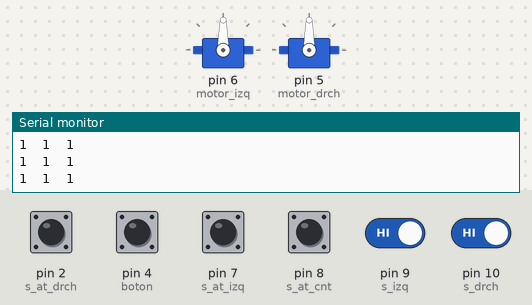
A sketch run on a simulated Arduino Uno, built with avr-gcc and run on an emulated ATmega328P. On the bench: 2 × servo, the last lines printed to the serial monitor. The test bench sets the inputs (shaded band); at power-on: pin 2 (s_at_drch), pin 4 (boton), pin 7 (s_at_izq), pin 8 (s_at_cnt), pin 9 (s_izq), pin 10 (s_drch) HIGH.

Above: at 1.2 s.
1.3 s: pin 4 (boton) pulled LOW for 0.15 s
3.3 s: pin 9 (s_izq) driven LOW
6.3 s: pin 9 (s_izq) driven HIGH
At 7.3 s:
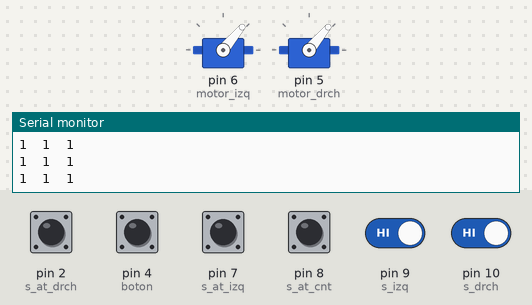
7.8 s: pin 10 (s_drch) driven LOW
At 8.03 s:
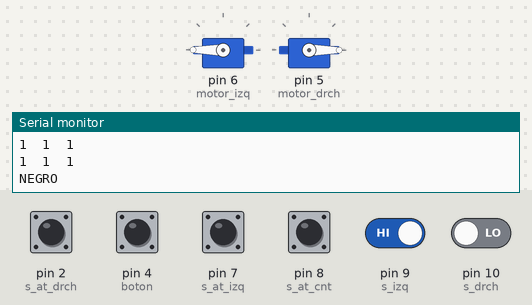
10.8 s: pin 4 (boton) pulled LOW for 1 s
13.3 s: pin 10 (s_drch) driven HIGH
Timing chart, 0 to 17.3 s (numbered marks = the images above; inputs shaded):
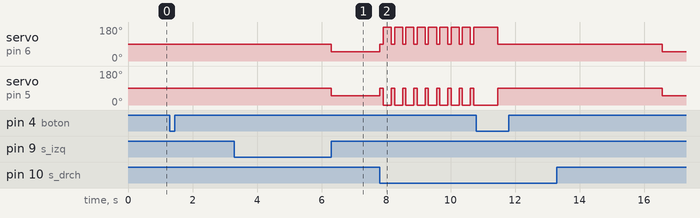

The sketch:

control_robot.ino
```cpp
//declaramos las librerias
#include <Servo.h>

//definicion de los pines
#define s_izq 9   //tcrt 5000 sensor de linea
#define s_drch 10 //tcrt 5000 sensor de linea
#define s_at_izq 7//fc-51 sensor de ataque
#define s_at_cnt 8   //fc-51 sensor de ataque
#define s_at_drch 2  //fc-51 sensor de ataque
#define boton 4
#define motor_izq 6//servomotor mg90s
#define motor_drch 5  //servomotor mg90s

//definimos los servos
Servo servo_drch;
Servo servo_izq;

//declaramos variables
boolean modo_combate = false;//el robot comienza parado
//almacena estado de los sensores
int estado_s_iqz;
int estado_s_drch;
int estado_s_at_izq;
int estado_s_at_cnt;
int estado_s_at_drch;


void setup() {
	//configuramos los pines
	pinMode(boton , INPUT_PULLUP);
	pinMode(s_izq , INPUT);
	pinMode(s_drch , INPUT);
  pinMode(s_at_izq , INPUT);
  pinMode(s_at_cnt , INPUT);
  pinMode(s_at_drch , INPUT);

	//configuramos los servos
  servo_izq.attach(motor_izq);
  servo_drch.attach(motor_drch);

	//puerto serie
 	Serial.begin(9600);

}

void loop() {
  //delay(50);
  leer_boton();
  leer_sensores_ataque();
  leer_sensores_line();

  if (modo_combate == false)
  {
    parado();
  }else{
    if (estado_s_drch == LOW ||estado_s_iqz == LOW ){
      Serial.println("NEGRO");
      evasion();
    }else{
      if ( estado_s_at_cnt == LOW || estado_s_at_izq == LOW || estado_s_at_drch == LOW ){
        Serial.println("EMALO");
        adelante();
      }else{
        girar_derecha();
      }
    }
  }

delay(50);
}

void leer_boton() {
 int estado_boton = digitalRead(boton);  //lee el estado del boton

  if (estado_boton == LOW) {
    modo_combate = !modo_combate;
    delay(500);
    if (modo_combate == true){
      Serial.println("ENTRANDO EN MODO COMBATE");
      delay(4500);
    }
    if(modo_combate == false){
       Serial.println("ENTRANDO EN MODO REPOSO");

    }
  }
}
//lee los sensores de ataque
void leer_sensores_ataque(){
  estado_s_at_izq = digitalRead(s_at_izq);
  estado_s_at_cnt = digitalRead(s_at_cnt);
  estado_s_at_drch = digitalRead(s_at_drch);
  Serial.print(estado_s_at_izq);
  Serial.print("\t");
  Serial.print(estado_s_at_cnt);
  Serial.print("\t");
  Serial.print(estado_s_at_drch);
  Serial.println("\t");

}
//lee los sensores de linea
void leer_sensores_line(){
  estado_s_drch = digitalRead(s_drch);
  estado_s_iqz = digitalRead(s_izq);

}

//maniobras de movimiento

void girar_derecha() {
  servo_drch.write(50);
  servo_izq.write(50);
  delay(50);
}

void girar_izquierda() {
  servo_drch.write(80);
  servo_izq.write(80);
  delay(50);
}

void adelante() {
  servo_drch.write(180);
  servo_izq.write(0);
  delay(100);
  //Serial.println("adelante");
}

void atras() {
  servo_drch.write(0);
  servo_izq.write(180);
  delay(100);
}

void parado() {
  servo_drch.write(90);
  servo_izq.write(90);
  delay(50);
}

void evasion() {
  parado();
  delay(50);
  atras();
  delay(100);
}
```

Measured:
- after the input at 3.3 s, every drawn part: stays the same
- after the input at 7.8 s, servo on pin 6 (motor_izq): alternates 180° for 0.25 s and 90° for 0.10 s, starting at once; servo on pin 5 (motor_drch): alternates 90° for 0.10 s and 0° for 0.25 s, starting at once
